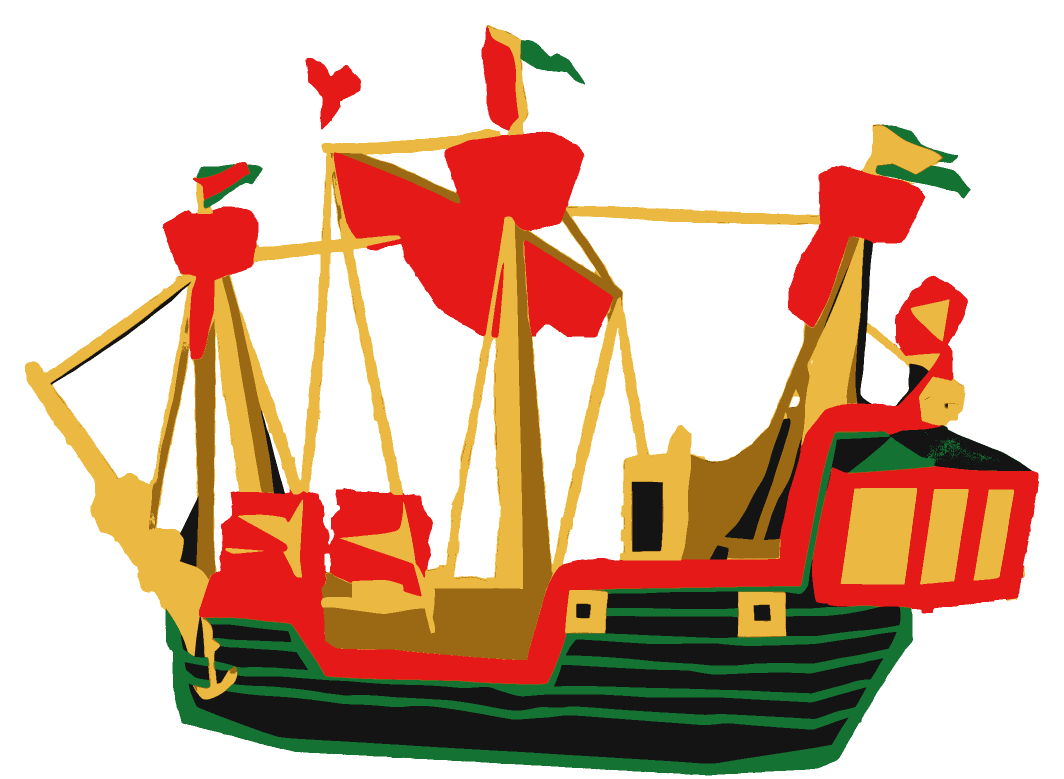
#> input picture assets/Pirateshipsimple.png, 2128 x 1557 px, found by its file name (shown at 1/2 size)
$ python create_pirate_preset.py
#> lines starting #> are read from the running program, lines starting #| are printed output that depends on the picture; after the words box and inside, x2 and y2 are one past the last pixel; in counts of white or black regions, pixels touching at a corner belong together
import cv2
import numpy as np
from PIL import Image
import json
from sklearn.cluster import KMeans

im = Image.open('assets/Pirateshipsimple.png')
#> im is the input picture: PIL image 2128x1557 RGBA; mean R, G, B, A 67.8, 36, 15.6, 108.8
w_img, h_img = im.size
#> w_img = 2128; h_img = 1557
arr = np.array(im)
alpha = arr[:, :, 3]
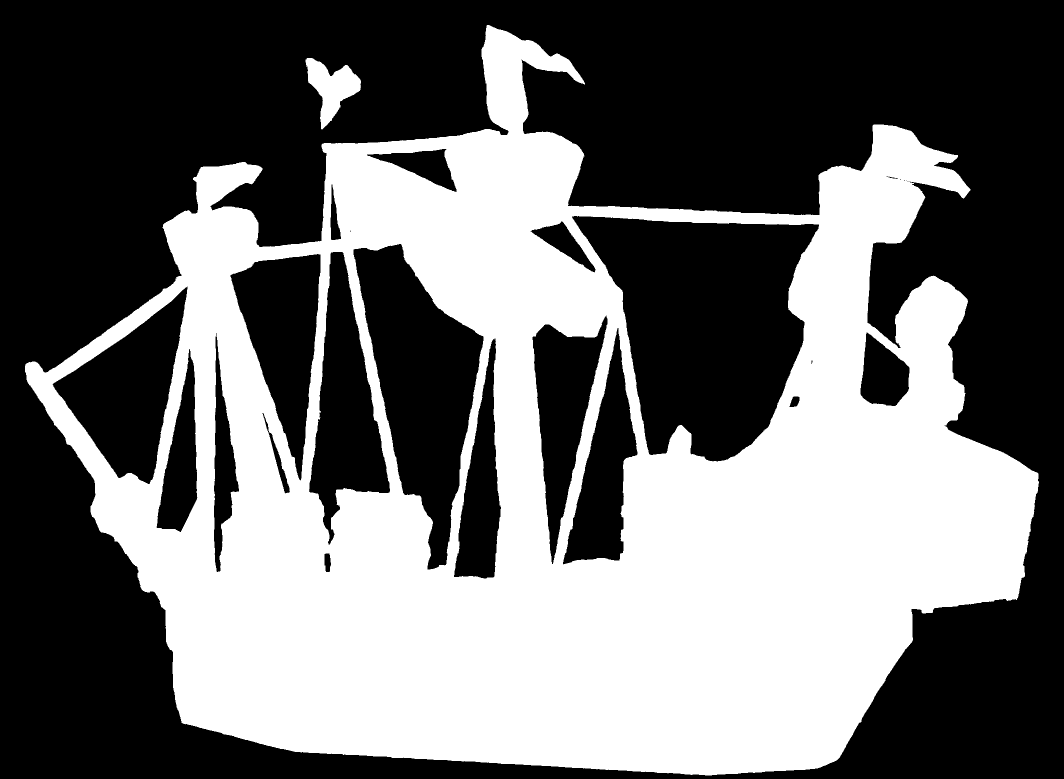
#> alpha: shape (1557, 2128) (shown at 1/2 size); 42.7% white; 2 white regions, box (x1, y1, x2, y2) and area: (50, 50, 2078, 1551) 1406818, (611, 116, 722, 259) 7445
rgb = arr[:, :, :3]
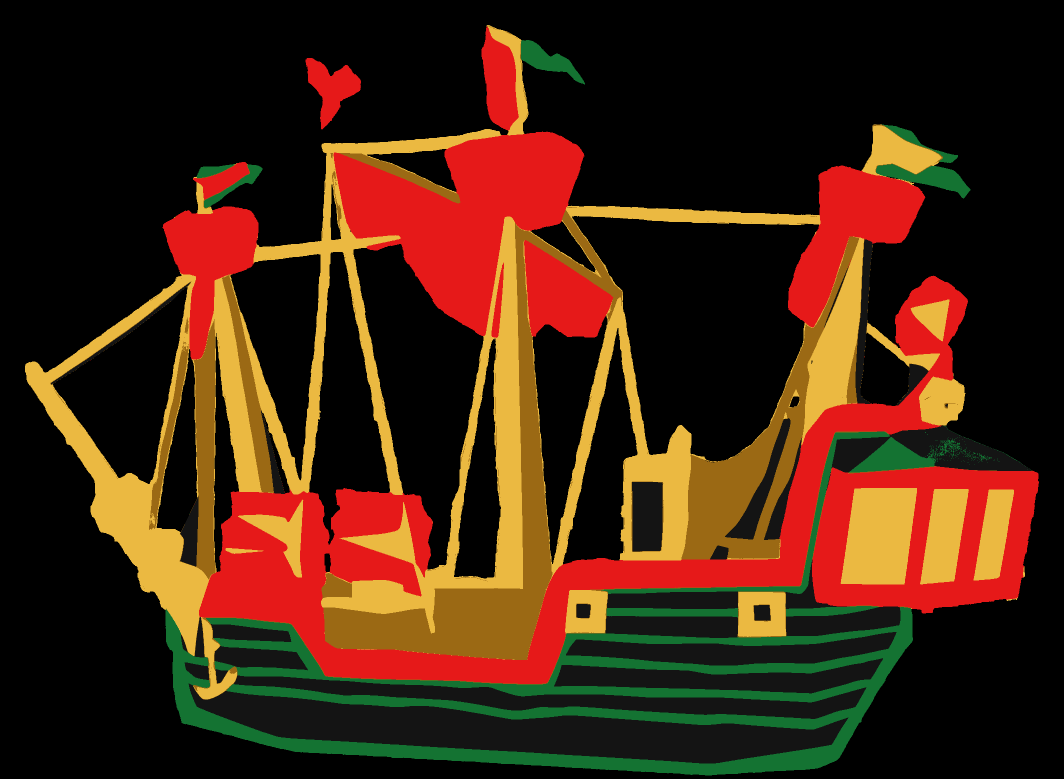
#> rgb: shape (1557, 2128, 3) (shown at 1/2 size); mean R, G, B 67.8, 36, 15.6

# Chest bounds
plateScale = 1.0
baseW = 0.56
aspect = w_img / h_img
#> aspect = 1.37
normW = baseW * plateScale
normH = normW / (1.25 * aspect)
#> normH = 0.328
Y_center = 0.3615
normX = 0.5 - normW / 2.0
normY = Y_center - normH / 2.0
#> normY = 0.198

print(f"normX={normX:.4f}, normY={normY:.4f}, normW={normW:.4f}, normH={normH:.4f}")
#| normX=0.2200, normY=0.1976, normW=0.5600, normH=0.3278

dist_inside = cv2.distanceTransform((alpha > 0).astype(np.uint8), cv2.DIST_L2, 3)
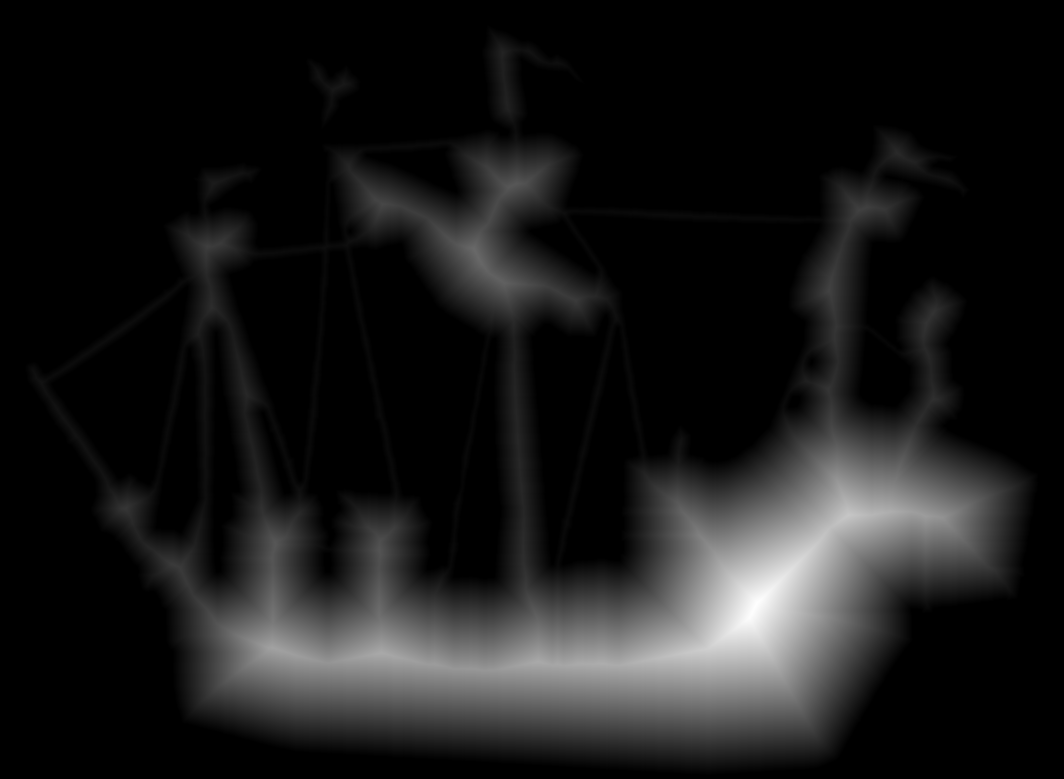
#> dist_inside: shape (1557, 2128) float32 (shown at 1/2 size); min 0, max 298.3, mean 29.7; drawn with min black and max white

candidates = []
for y in range(20, h_img - 20, 10):
    for x in range(20, w_img - 20, 10):
        if dist_inside[y, x] >= 10.0:
            candidates.append((x, y, dist_inside[y, x]))
#> after the loop, candidates = 11835 items, first 6: (990, 70, 14.07), (1000, 70, 11.33), (990, 80, 19.51), (1000, 80, 20.88), (1010, 80, 17.8), (1020, 80, 12.86)

print('Candidate points:', len(candidates))
#| Candidate points: 11835

cand_xy = np.array([[c[0], c[1]] for c in candidates])
#> cand_xy = 11835 pairs, first value 60 to 2060, second value 70 to 1530
kmeans = KMeans(n_clusters=100, random_state=42, n_init=10).fit(cand_xy)
centers = kmeans.cluster_centers_
#> centers = 100 pairs, first value 126.3 to 2005.7, second value 149.6 to 1486.5

leds = []
for idx, (cx, cy) in enumerate(centers):
    dists = np.sum((cand_xy - np.array([cx, cy]))**2, axis=1)
    best_cand = cand_xy[np.argmin(dists)]
    bx, by = int(best_cand[0]), int(best_cand[1])

    nx = round(float(normX + (bx / w_img) * normW), 4)
    ny = round(float(normY + (by / h_img) * normH), 4)

    c_rgb = rgb[by, bx]
    leds.append({
        'id': idx,
        'x': nx,
        'y': ny,
        'color': {
            'r': int(c_rgb[0]),
            'g': int(c_rgb[1]),
            'b': int(c_rgb[2])
        }
    })
#> this loop made 100 passes
#> (cx, cy, bx, by, nx, ny, c_rgb) on passes 1 to 12: (1094.1, 323, 1090, 320, 0.507, 0.265, [230, 25, 25]), (1353.5, 1365.5, 1350, 1370, 0.575, 0.486, [20, 20, 20]), (554.6, 1207.4, 550, 1210, 0.365, 0.452, [230, 25, 25]), (1855.9, 801.8, 1860, 800, 0.71, 0.366, [235, 185, 65]), (421.1, 638.3, 420, 640, 0.331, 0.332, [230, 25, 25]), (1515, 1186.1, 1510, 1190, 0.617, 0.448, [235, 185, 65]), (977.3, 1227, 980, 1230, 0.478, 0.457, [155, 105, 20]), (1000.8, 624.2, 1000, 620, 0.483, 0.328, [230, 25, 25]), (1813.2, 318.8, 1810, 320, 0.696, 0.265, [235, 185, 65]), (1757.1, 1231.4, 1760, 1230, 0.683, 0.457, [20, 20, 20]), (829.8, 425.5, 830, 430, 0.438, 0.288, [230, 25, 25]), (1546.8, 1486.5, 1550, 1490, 0.628, 0.511, [20, 20, 20])
#> after the loop, leds = 100 items

col_counts = {}
for l in leds:
    c_key = f"{l['color']['r']},{l['color']['g']},{l['color']['b']}"
    col_counts[c_key] = col_counts.get(c_key, 0) + 1
#> this loop made 100 passes
#> c_key on passes 1 to 12: '230,25,25', '20,20,20', '230,25,25', '235,185,65', '230,25,25', '235,185,65', '155,105,20', '230,25,25', '235,185,65', '20,20,20', '230,25,25', '20,20,20'
#> after the loop, col_counts = {'230,25,25': 37, '20,20,20': 23, '235,185,65': 28, '155,105,20': 7, '20,115,50': 5}

print('Sampled LED color breakdown:')
for k, v in sorted(col_counts.items(), key=lambda x: -x[1]):
    print(f'  RGB({k}): {v} LEDs')
#> this loop made 5 passes
#> (k, v) on passes 1 to 5: ('230,25,25', 37), ('235,185,65', 28), ('20,20,20', 23), ('155,105,20', 7), ('20,115,50', 5)
#|   RGB(230,25,25): 37 LEDs
#|   RGB(235,185,65): 28 LEDs
#|   RGB(20,20,20): 23 LEDs
#|   RGB(155,105,20): 7 LEDs
#|   RGB(20,115,50): 5 LEDs

preset_data = {
    'name': 'Pirate Ship 100-LED Vibrant Preset',
    'floatName': 'Float 5 - Pirate Ship',
    'savedAt': '2026-10-13T20:00:00.000Z',
    'graphicType': 'pirate_ship',
    'stlColors': {
        'black': {
            'name': 'Chassis, Hull & Rigging Accents',
            'hex': '#141414',
            'targetRgb': [20, 20, 20],
            'role': 'chassis'
        },
        'red': {
            'name': 'Sails & Masthead Flag',
            'hex': '#e61919',
            'targetRgb': [230, 25, 25],
            'role': 'inlay',
            'filename': 'color_red.stl'
        },
        'gold': {
            'name': 'Bright Gold Masts & Trim',
            'hex': '#ebb941',
            'targetRgb': [235, 185, 65],
            'role': 'inlay',
            'filename': 'color_gold.stl'
        },
        'dark_gold': {
            'name': 'Antique Bronze Decks & Shading',
            'hex': '#9b6914',
            'targetRgb': [155, 105, 20],
            'role': 'inlay',
            'filename': 'color_dark_gold.stl'
        },
        'green': {
            'name': 'Ocean Waves & Sea Keel',
            'hex': '#147332',
            'targetRgb': [20, 115, 50],
            'role': 'inlay',
            'filename': 'color_green.stl'
        }
    },
    'ledCount': 100,
    'leds': leds,
    'animationGroups': [
        {
            'id': 'grp_sails',
            'name': 'Red Battle Sails & Flag',
            'leds': [l['id'] for l in leds if l['color']['r'] == 230],
            'color': '#e61919'
        },
        {
            'id': 'grp_masts',
            'name': 'Golden Masts & Rigging',
            'leds': [l['id'] for l in leds if l['color']['r'] == 235],
            'color': '#ebb941'
        },
        {
            'id': 'grp_decks',
            'name': 'Bronze Decks & Trim',
            'leds': [l['id'] for l in leds if l['color']['r'] == 155],
            'color': '#9b6914'
        },
        {
            'id': 'grp_waves',
            'name': 'Emerald Ocean Waves',
            'leds': [l['id'] for l in leds if l['color']['g'] == 115],
            'color': '#147332'
        },
        {
            'id': 'grp_hull',
            'name': 'Black Hull & Keel',
            'leds': [l['id'] for l in leds if l['color']['r'] == 20 and l['color']['g'] == 20],
            'color': '#141414'
        }
    ],
    'settings': {
        'pattern': 'steady_sparkle',
        'speedBpm': 120,
        'sparkleRate': 5,
        'greenHue': 140,
        'brightness': 255,
        'glowSize': 18
    }
}

with open('presets/pirate_ship.json', 'w', encoding='utf-8') as f:
    json.dump(preset_data, f, indent=2)

print('Saved presets/pirate_ship.json successfully!')
